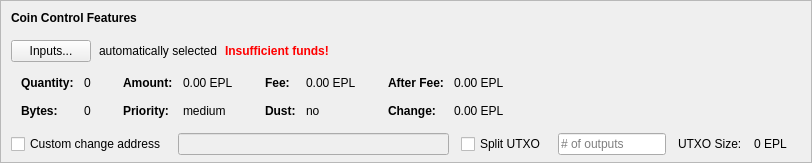
    <widget class="QFrame" name="frameCoinControl">
     <property name="sizePolicy">
      <sizepolicy hsizetype="Expanding" vsizetype="Expanding">
       <horstretch>0</horstretch>
       <verstretch>0</verstretch>
      </sizepolicy>
     </property>
     <property name="maximumSize">
      <size>
       <width>16777215</width>
       <height>16777215</height>
      </size>
     </property>
     <property name="frameShape">
      <enum>QFrame::StyledPanel</enum>
     </property>
     <property name="frameShadow">
      <enum>QFrame::Sunken</enum>
     </property>
     <layout class="QVBoxLayout" name="verticalLayoutCoinControl2">
      <property name="spacing">
       <number>0</number>
      </property>
      <property name="leftMargin">
       <number>0</number>
      </property>
      <property name="topMargin">
       <number>0</number>
      </property>
      <property name="rightMargin">
       <number>0</number>
      </property>
      <property name="bottomMargin">
       <number>6</number>
      </property>
      <item>
       <layout class="QVBoxLayout" name="verticalLayoutCoinControl" stretch="0,0,0,0,1">
        <property name="spacing">
         <number>0</number>
        </property>
        <property name="leftMargin">
         <number>10</number>
        </property>
        <property name="topMargin">
         <number>10</number>
        </property>
        <item>
         <layout class="QHBoxLayout" name="horizontalLayoutCoinControl1">
          <property name="bottomMargin">
           <number>15</number>
          </property>
          <item>
           <widget class="QLabel" name="labelCoinControlFeatures">
            <property name="sizePolicy">
             <sizepolicy hsizetype="Preferred" vsizetype="Maximum">
              <horstretch>0</horstretch>
              <verstretch>0</verstretch>
             </sizepolicy>
            </property>
            <property name="font">
             <font>
              <weight>75</weight>
              <bold>true</bold>
             </font>
            </property>
            <property name="styleSheet">
             <string notr="true">font-weight:bold;</string>
            </property>
            <property name="text">
             <string>Coin Control Features</string>
            </property>
           </widget>
          </item>
         </layout>
        </item>
        <item>
         <layout class="QHBoxLayout" name="horizontalLayoutCoinControl2" stretch="0,0,0,0">
          <property name="spacing">
           <number>8</number>
          </property>
          <property name="bottomMargin">
           <number>10</number>
          </property>
          <item>
           <widget class="QPushButton" name="pushButtonCoinControl">
            <property name="styleSheet">
             <string notr="true"/>
            </property>
            <property name="text">
             <string>Inputs...</string>
            </property>
            <property name="autoDefault">
             <bool>false</bool>
            </property>
           </widget>
          </item>
          <item>
           <widget class="QLabel" name="labelCoinControlAutomaticallySelected">
            <property name="text">
             <string>automatically selected</string>
            </property>
            <property name="margin">
             <number>5</number>
            </property>
           </widget>
          </item>
          <item>
           <widget class="QLabel" name="labelCoinControlInsuffFunds">
            <property name="font">
             <font>
              <weight>75</weight>
              <bold>true</bold>
             </font>
            </property>
            <property name="styleSheet">
             <string notr="true">color:red;font-weight:bold;</string>
            </property>
            <property name="text">
             <string>Insufficient funds!</string>
            </property>
            <property name="margin">
             <number>5</number>
            </property>
           </widget>
          </item>
          <item>
           <spacer name="horizontalSpacerCoinControl">
            <property name="orientation">
             <enum>Qt::Horizontal</enum>
            </property>
            <property name="sizeHint" stdset="0">
             <size>
              <width>40</width>
              <height>1</height>
             </size>
            </property>
           </spacer>
          </item>
         </layout>
        </item>
        <item>
         <widget class="QWidget" name="widgetCoinControl" native="true">
          <property name="sizePolicy">
           <sizepolicy hsizetype="Preferred" vsizetype="Preferred">
            <horstretch>0</horstretch>
            <verstretch>0</verstretch>
           </sizepolicy>
          </property>
          <property name="minimumSize">
           <size>
            <width>0</width>
            <height>0</height>
           </size>
          </property>
          <property name="styleSheet">
           <string notr="true"/>
          </property>
          <layout class="QHBoxLayout" name="horizontalLayoutCoinControl5">
           <property name="leftMargin">
            <number>0</number>
           </property>
           <property name="topMargin">
            <number>0</number>
           </property>
           <property name="rightMargin">
            <number>0</number>
           </property>
           <property name="bottomMargin">
            <number>0</number>
           </property>
           <item>
            <layout class="QHBoxLayout" name="horizontalLayoutCoinControl3" stretch="0,0,0,1">
             <property name="spacing">
              <number>20</number>
             </property>
             <property name="topMargin">
              <number>0</number>
             </property>
             <property name="bottomMargin">
              <number>10</number>
             </property>
             <item>
              <layout class="QFormLayout" name="formLayoutCoinControl1">
               <property name="horizontalSpacing">
                <number>10</number>
               </property>
               <property name="verticalSpacing">
                <number>14</number>
               </property>
               <property name="leftMargin">
                <number>10</number>
               </property>
               <property name="topMargin">
                <number>4</number>
               </property>
               <property name="rightMargin">
                <number>6</number>
               </property>
               <item row="0" column="0">
                <widget class="QLabel" name="labelCoinControlQuantityText">
                 <property name="font">
                  <font>
                   <weight>75</weight>
                   <bold>true</bold>
                  </font>
                 </property>
                 <property name="text">
                  <string>Quantity:</string>
                 </property>
                 <property name="margin">
                  <number>0</number>
                 </property>
                </widget>
               </item>
               <item row="0" column="1">
                <widget class="QLabel" name="labelCoinControlQuantity">
                 <property name="cursor">
                  <cursorShape>IBeamCursor</cursorShape>
                 </property>
                 <property name="contextMenuPolicy">
                  <enum>Qt::ActionsContextMenu</enum>
                 </property>
                 <property name="text">
                  <string notr="true">0</string>
                 </property>
                 <property name="margin">
                  <number>0</number>
                 </property>
                 <property name="textInteractionFlags">
                  <set>Qt::LinksAccessibleByMouse|Qt::TextSelectableByKeyboard|Qt::TextSelectableByMouse</set>
                 </property>
                </widget>
               </item>
               <item row="1" column="0">
                <widget class="QLabel" name="labelCoinControlBytesText">
                 <property name="font">
                  <font>
                   <weight>75</weight>
                   <bold>true</bold>
                  </font>
                 </property>
                 <property name="text">
                  <string>Bytes:</string>
                 </property>
                </widget>
               </item>
               <item row="1" column="1">
                <widget class="QLabel" name="labelCoinControlBytes">
                 <property name="cursor">
                  <cursorShape>IBeamCursor</cursorShape>
                 </property>
                 <property name="contextMenuPolicy">
                  <enum>Qt::ActionsContextMenu</enum>
                 </property>
                 <property name="text">
                  <string notr="true">0</string>
                 </property>
                 <property name="textInteractionFlags">
                  <set>Qt::LinksAccessibleByMouse|Qt::TextSelectableByKeyboard|Qt::TextSelectableByMouse</set>
                 </property>
                </widget>
               </item>
              </layout>
             </item>
             <item>
              <layout class="QFormLayout" name="formLayoutCoinControl2">
               <property name="horizontalSpacing">
                <number>10</number>
               </property>
               <property name="verticalSpacing">
                <number>14</number>
               </property>
               <property name="leftMargin">
                <number>6</number>
               </property>
               <property name="topMargin">
                <number>4</number>
               </property>
               <property name="rightMargin">
                <number>6</number>
               </property>
               <item row="0" column="0">
                <widget class="QLabel" name="labelCoinControlAmountText">
                 <property name="font">
                  <font>
                   <weight>75</weight>
                   <bold>true</bold>
                  </font>
                 </property>
                 <property name="text">
                  <string>Amount:</string>
                 </property>
                 <property name="margin">
                  <number>0</number>
                 </property>
                </widget>
               </item>
               <item row="0" column="1">
                <widget class="QLabel" name="labelCoinControlAmount">
                 <property name="cursor">
                  <cursorShape>IBeamCursor</cursorShape>
                 </property>
                 <property name="contextMenuPolicy">
                  <enum>Qt::ActionsContextMenu</enum>
                 </property>
                 <property name="text">
                  <string notr="true">0.00 EPL</string>
                 </property>
                 <property name="textInteractionFlags">
                  <set>Qt::LinksAccessibleByMouse|Qt::TextSelectableByKeyboard|Qt::TextSelectableByMouse</set>
                 </property>
                </widget>
               </item>
               <item row="1" column="0">
                <widget class="QLabel" name="labelCoinControlPriorityText">
                 <property name="font">
                  <font>
                   <weight>75</weight>
                   <bold>true</bold>
                  </font>
                 </property>
                 <property name="text">
                  <string>Priority:</string>
                 </property>
                </widget>
               </item>
               <item row="1" column="1">
                <widget class="QLabel" name="labelCoinControlPriority">
                 <property name="cursor">
                  <cursorShape>IBeamCursor</cursorShape>
                 </property>
                 <property name="contextMenuPolicy">
                  <enum>Qt::ActionsContextMenu</enum>
                 </property>
                 <property name="text">
                  <string>medium</string>
                 </property>
                 <property name="textInteractionFlags">
                  <set>Qt::LinksAccessibleByMouse|Qt::TextSelectableByKeyboard|Qt::TextSelectableByMouse</set>
                 </property>
                </widget>
               </item>
              </layout>
             </item>
             <item>
              <layout class="QFormLayout" name="formLayoutCoinControl3">
               <property name="horizontalSpacing">
                <number>10</number>
               </property>
               <property name="verticalSpacing">
                <number>14</number>
               </property>
               <property name="leftMargin">
                <number>6</number>
               </property>
               <property name="topMargin">
                <number>4</number>
               </property>
               <property name="rightMargin">
                <number>6</number>
               </property>
               <item row="0" column="0">
                <widget class="QLabel" name="labelCoinControlFeeText">
                 <property name="font">
                  <font>
                   <weight>75</weight>
                   <bold>true</bold>
                  </font>
                 </property>
                 <property name="text">
                  <string>Fee:</string>
                 </property>
                 <property name="margin">
                  <number>0</number>
                 </property>
                </widget>
               </item>
               <item row="0" column="1">
                <widget class="QLabel" name="labelCoinControlFee">
                 <property name="cursor">
                  <cursorShape>IBeamCursor</cursorShape>
                 </property>
                 <property name="contextMenuPolicy">
                  <enum>Qt::ActionsContextMenu</enum>
                 </property>
                 <property name="text">
                  <string notr="true">0.00 EPL</string>
                 </property>
                 <property name="textInteractionFlags">
                  <set>Qt::LinksAccessibleByMouse|Qt::TextSelectableByKeyboard|Qt::TextSelectableByMouse</set>
                 </property>
                </widget>
               </item>
               <item row="1" column="0">
                <widget class="QLabel" name="labelCoinControlLowOutputText">
                 <property name="font">
                  <font>
                   <weight>75</weight>
                   <bold>true</bold>
                  </font>
                 </property>
                 <property name="text">
                  <string>Dust:</string>
                 </property>
                </widget>
               </item>
               <item row="1" column="1">
                <widget class="QLabel" name="labelCoinControlLowOutput">
                 <property name="cursor">
                  <cursorShape>IBeamCursor</cursorShape>
                 </property>
                 <property name="contextMenuPolicy">
                  <enum>Qt::ActionsContextMenu</enum>
                 </property>
                 <property name="text">
                  <string>no</string>
                 </property>
                 <property name="textInteractionFlags">
                  <set>Qt::LinksAccessibleByMouse|Qt::TextSelectableByKeyboard|Qt::TextSelectableByMouse</set>
                 </property>
                </widget>
               </item>
              </layout>
             </item>
             <item>
              <layout class="QFormLayout" name="formLayoutCoinControl4">
               <property name="horizontalSpacing">
                <number>10</number>
               </property>
               <property name="verticalSpacing">
                <number>14</number>
               </property>
               <property name="leftMargin">
                <number>6</number>
               </property>
               <property name="topMargin">
                <number>4</number>
               </property>
               <property name="rightMargin">
                <number>6</number>
               </property>
               <item row="0" column="0">
                <widget class="QLabel" name="labelCoinControlAfterFeeText">
                 <property name="font">
                  <font>
                   <weight>75</weight>
                   <bold>true</bold>
                  </font>
                 </property>
                 <property name="text">
                  <string>After Fee:</string>
                 </property>
                 <property name="margin">
                  <number>0</number>
                 </property>
                </widget>
               </item>
               <item row="0" column="1">
                <widget class="QLabel" name="labelCoinControlAfterFee">
                 <property name="cursor">
                  <cursorShape>IBeamCursor</cursorShape>
                 </property>
                 <property name="contextMenuPolicy">
                  <enum>Qt::ActionsContextMenu</enum>
                 </property>
                 <property name="text">
                  <string notr="true">0.00 EPL</string>
                 </property>
                 <property name="textInteractionFlags">
                  <set>Qt::LinksAccessibleByMouse|Qt::TextSelectableByKeyboard|Qt::TextSelectableByMouse</set>
                 </property>
                </widget>
               </item>
               <item row="1" column="0">
                <widget class="QLabel" name="labelCoinControlChangeText">
                 <property name="font">
                  <font>
                   <weight>75</weight>
                   <bold>true</bold>
                  </font>
                 </property>
                 <property name="text">
                  <string>Change:</string>
                 </property>
                </widget>
               </item>
               <item row="1" column="1">
                <widget class="QLabel" name="labelCoinControlChange">
                 <property name="cursor">
                  <cursorShape>IBeamCursor</cursorShape>
                 </property>
                 <property name="contextMenuPolicy">
                  <enum>Qt::ActionsContextMenu</enum>
                 </property>
                 <property name="text">
                  <string notr="true">0.00 EPL</string>
                 </property>
                 <property name="textInteractionFlags">
                  <set>Qt::LinksAccessibleByMouse|Qt::TextSelectableByKeyboard|Qt::TextSelectableByMouse</set>
                 </property>
                </widget>
               </item>
              </layout>
             </item>
            </layout>
           </item>
          </layout>
         </widget>
        </item>
        <item>
         <layout class="QHBoxLayout" name="horizontalLayoutCoinControl4" stretch="0,0,0,0,0,0,0">
          <property name="spacing">
           <number>12</number>
          </property>
          <property name="sizeConstraint">
           <enum>QLayout::SetDefaultConstraint</enum>
          </property>
          <property name="topMargin">
           <number>5</number>
          </property>
          <property name="rightMargin">
           <number>5</number>
          </property>
          <item>
           <widget class="QCheckBox" name="checkBoxCoinControlChange">
            <property name="toolTip">
             <string>If this is activated, but the change address is empty or invalid, change will be sent to a newly generated address.</string>
            </property>
            <property name="text">
             <string>Custom change address</string>
            </property>
           </widget>
          </item>
          <item>
           <widget class="QValidatedLineEdit" name="lineEditCoinControlChange">
            <property name="enabled">
             <bool>false</bool>
            </property>
            <property name="sizePolicy">
             <sizepolicy hsizetype="Expanding" vsizetype="Fixed">
              <horstretch>0</horstretch>
              <verstretch>0</verstretch>
             </sizepolicy>
            </property>
           </widget>
          </item>
          <item>
           <widget class="QCheckBox" name="splitBlockCheckBox">
            <property name="text">
             <string>Split UTXO</string>
            </property>
           </widget>
          </item>
          <item>
           <widget class="QLineEdit" name="splitBlockLineEdit">
            <property name="sizePolicy">
             <sizepolicy hsizetype="Fixed" vsizetype="Fixed">
              <horstretch>50</horstretch>
              <verstretch>0</verstretch>
             </sizepolicy>
            </property>
            <property name="placeholderText">
             <string># of outputs</string>
            </property>
           </widget>
          </item>
          <item>
           <widget class="QLabel" name="labelBlockSizeText">
            <property name="text">
             <string>UTXO Size:</string>
            </property>
           </widget>
          </item>
          <item>
           <widget class="QLabel" name="labelBlockSize">
            <property name="text">
             <string>0 EPL</string>
            </property>
           </widget>
          </item>
          <item>
           <widget class="QLabel" name="labelCoinControlChangeLabel">
            <property name="sizePolicy">
             <sizepolicy hsizetype="Preferred" vsizetype="Expanding">
              <horstretch>0</horstretch>
              <verstretch>0</verstretch>
             </sizepolicy>
            </property>
            <property name="minimumSize">
             <size>
              <width>0</width>
              <height>0</height>
             </size>
            </property>
            <property name="text">
             <string/>
            </property>
            <property name="margin">
             <number>3</number>
            </property>
           </widget>
          </item>
         </layout>
        </item>
        <item>
         <spacer name="verticalSpacerCoinControl">
          <property name="orientation">
           <enum>Qt::Vertical</enum>
          </property>
          <property name="sizeHint" stdset="0">
           <size>
            <width>800</width>
            <height>1</height>
           </size>
          </property>
         </spacer>
        </item>
       </layout>
      </item>
     </layout>
    </widget>
